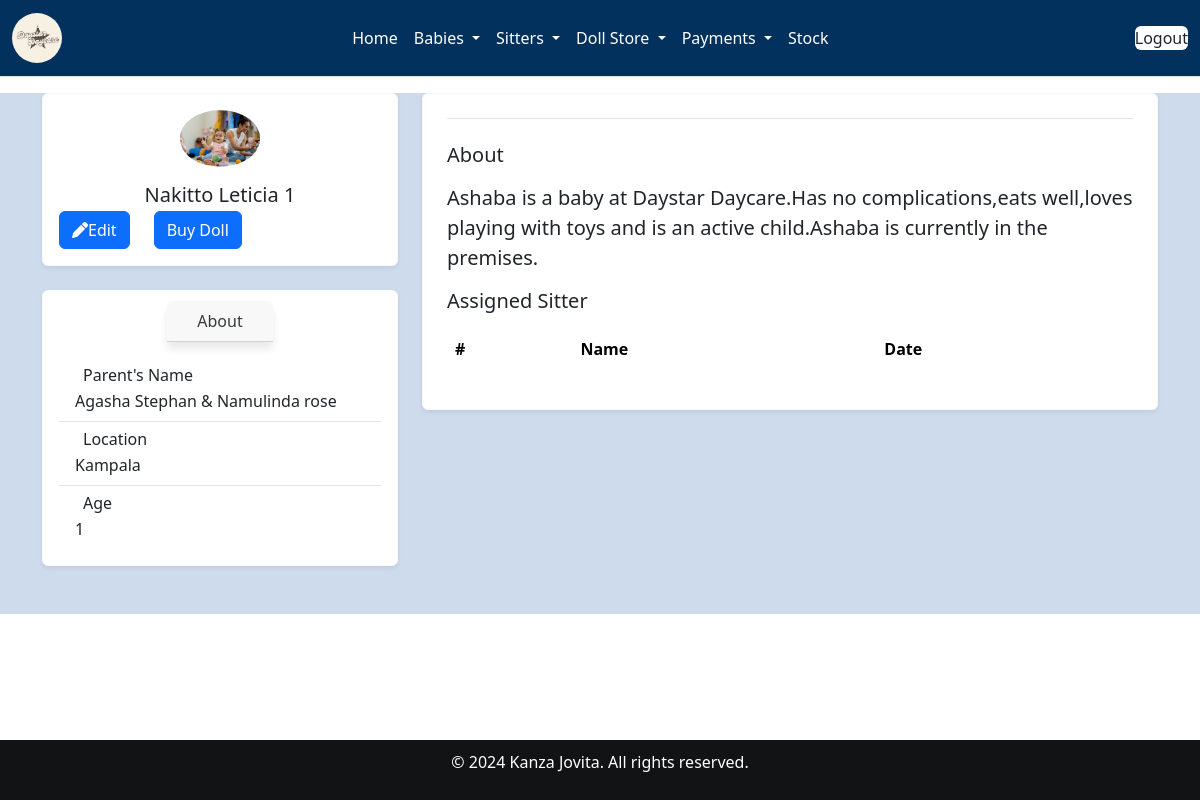
/read/1/ (signed in), run on an earlier commit of the app's database.
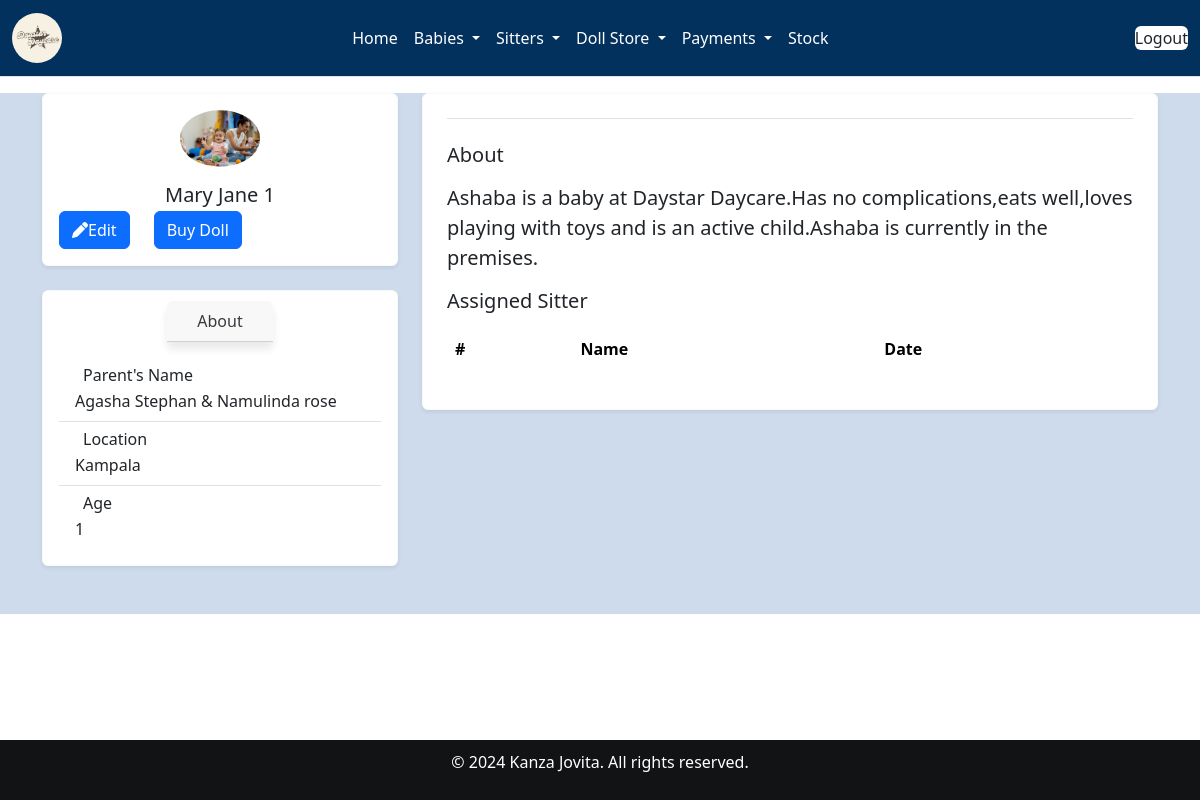
And on a later commit of the database.
### home/models.py (models this page shows, shortened)
class Babyreg(models.Model):
    Baby_name = models.CharField(max_length=30, null=False, blank=False, validators=[validate_letters])
    baby_number = models.CharField(max_length=30, unique=True ,null=False, blank=False, validators=[validate_numbers])
    fathers_names = models.CharField(max_length=30, null=False, blank=False)
    mothers_names = models.CharField(max_length=30, null=False, blank=False)
    c_stay = models.ForeignKey(Categorystay, on_delete=models.SET_NULL, null=True, blank=True)
    Date = models.DateTimeField()
    Gender =  models.CharField(choices=[('Male', 'Male'),('Female', 'Female')], max_length=100)
    Age = models.CharField(max_length=20, blank=False, null=False)
    Location = models.CharField(max_length=30, null=False, blank=False)
    brought_by = models.CharField(max_length=200)
    created_at = models.DateTimeField(auto_now_add=True,null=True)

### home/views.py (the view)
# urls.py: path("read/<int:id>/", views.read, name="read"),
@login_required
def read(request, id):
    babies_info = Babyreg.objects.get(id=id)
    return render(request, 'read.html', {'babies_info': babies_info})

### home/templates/read.html (shortened to what the changed rows need)
{% extends 'base.html' %}
{% load static %}
{% block content %}
<main id="main" class="mt-3">
    <section class="pb-3 pb-md-4 pb-xl-5 " style="background-color: rgba(158, 184, 217, 0.5);">
        <div class="container">
            <div class="row gy-4 gy-lg-0">
                <div class="col-12 col-lg-4 col-xl-4">
                    <div class="row gy-4">
                        <div class="col-12">
                            <div
                                class="card widget-card border-light shadow-sm"
                            >
                                <div class="card-body">
                                    <div class="text-center mb-3">
                                        <img
                                            src="{% static '/images/jovin.jpg' %}"
                                            class="img-fluid rounded-circle w-25"
                                            alt="baby {{ baby.baby_number }}"
                                        />
                                    </div>
                                    <h5 class="text-center mb-1">
                                        {{ babies_info.Baby_name }}
                                        <span>{{ babies_info.baby_number }}</span>
                                    </h5>
                                    <div class="d-flex gap-4">
                                        <a href="{% url 'edit' babies_info.id %}"
                                            >
                                        </a>
                                        <a href="{% url 'doll' %}"
                                            >
                                        </a>
                                    </div>
                                </div>
                            </div>
                        </div>
                        <div class="col-12">
                            <div
                                class="card widget-card border-light shadow-sm"
                            >
                                <div class="card-body">
                                    <ul
                                        class="list-group list-group-flush mb-0"
                                    >
                                        <li class="list-group-item">
                                            <h6 class="mb-1">
                                                Parent's Name
                                            </h6>
                                            <span>{{babies_info.fathers_names}}</span> &
                                            <span>{{babies_info.mothers_names}}</span>
                                        </li>
                                        <li class="list-group-item">
                                            <h6 class="mb-1">
                                                Location
                                            </h6>
                                            <span
                                                >{{babies_info.Location}}</span
                                            >
                                        </li>
                                        <li class="list-group-item">
                                            <h6 class="mb-1">
                                                Age
                                            </h6>
                                            <span>{{babies_info.Age}}</span>
                                        </li>
                                    </ul>
                                </div>
                            </div>
                        </div>
                    </div>
                </div>
                <div class="col-12 col-lg-8 col-xl-8">
                    <div class="card widget-card border-light shadow-sm">
                        <div class="card-body p-4">
                            <div
                                class="tab-content pt-4"
                                id="profileTabContent"
                            >
                                <div
                                    class="tab-pane fade show active"
                                    id="overview-tab-pane"
                                    role="tabpanel"
                                    aria-labelledby="overview-tab"
                                    tabindex="0"
                                >
                                    <div class="row g-0">
                                        <table class="table">
                                            <thead>
                                              <tr>
                                                <th scope="col">#</th>
                                                <th scope="col">Name</th>
                                                <th scope="col">Date</th>
                                              </tr>
                                            </thead>
                                          </table>
                                    </div>
                                </div>
                            </div>
                        </div>
                    </div>
                </div>
            </div>
        </div>
    </section>
</main>
{% endblock %}

What changed in the data, as far as the page shows it:
changed Babyreg "Agasha Stephan": Baby_name "Nakitto Leticia" → "Mary Jane"
